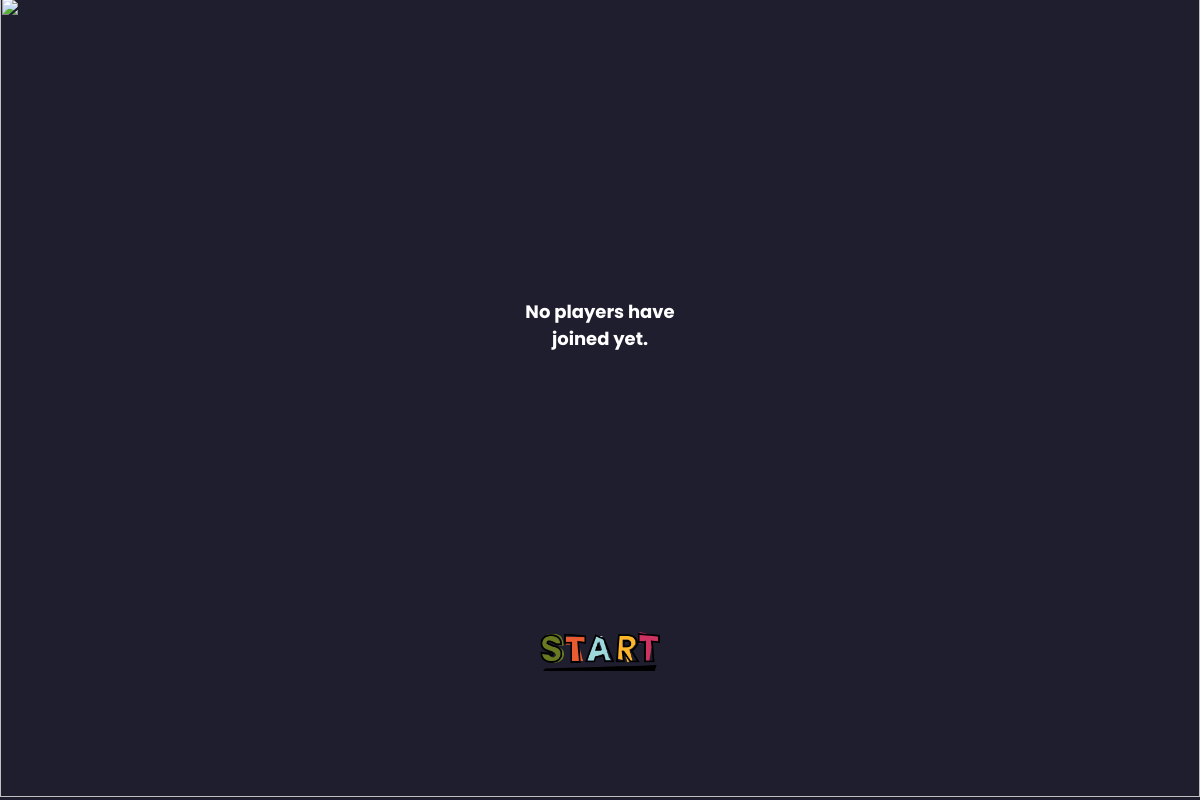
Before: /lobby/ with the older database file.
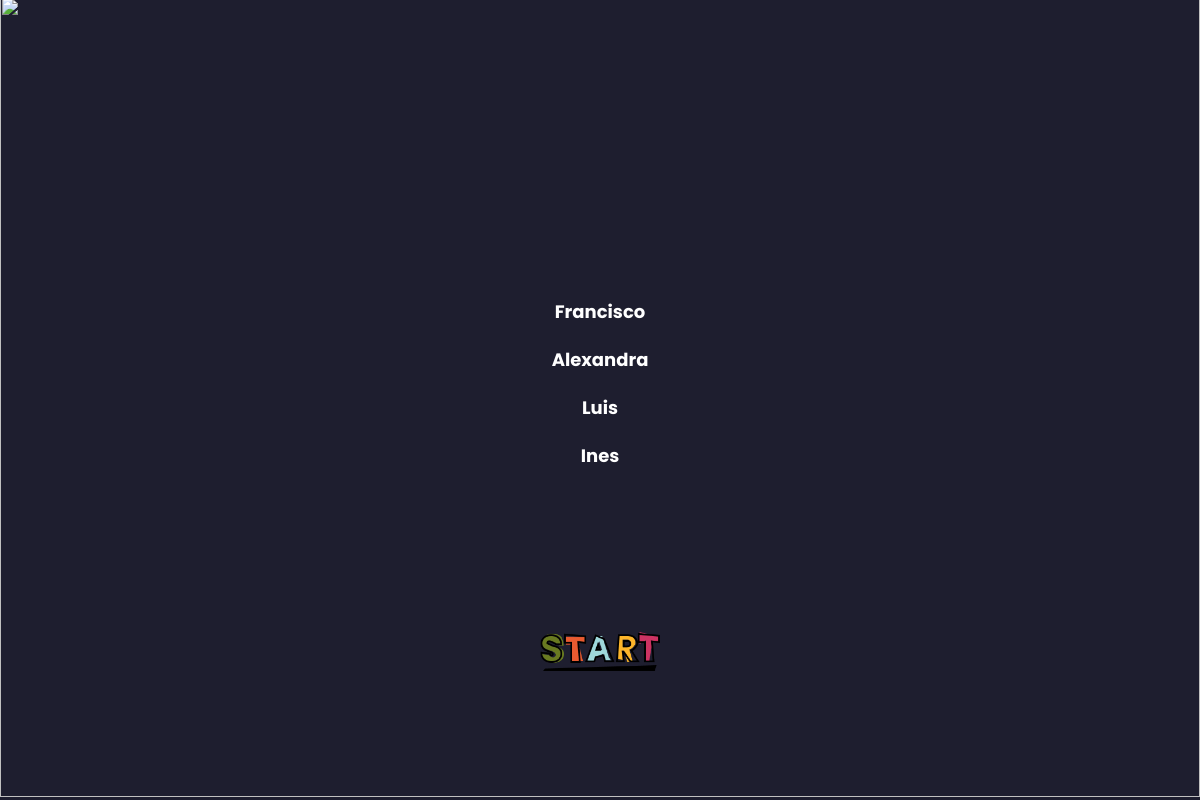
After: the same page with the newer database file.
### interface/models.py (models this page shows, shortened)
class Player(models.Model):
    id = models.AutoField(primary_key=True)
    name = models.CharField(max_length=50)
    character = models.ForeignKey(Character, on_delete=models.CASCADE, null=True)
    discovered_rooms = models.ManyToManyField(Room, related_name='player', blank=True)
    current_room = models.ForeignKey(Room, on_delete=models.SET_NULL, null=True, blank=True, related_name='current_player')

### interface/views.py (the view)
# urls.py: path('lobby/', views.render_lobby_view),
@csrf_exempt
def render_lobby_view(request):
    players = Player.objects.all()
    return render(request, 'lobby.html', {'players': players})

### interface/templates/lobby.html (shortened to what this page needs)
<!DOCTYPE html>
{% load static %}
<html lang="pt">
<head>
    <link rel="stylesheet" type="text/css" href="{% static 'css/lobby.css' %}">
</head>
<body>
    <div class="background">
        <img src="{% static 'images/Lobby.png' %}">
    </div>
    <div class="lobby-container">
        <div class="player-list">
            <ul id="players">
                {% for player in players %}
                    <li>{{ player.name }}</li>
                {% empty %}
                    <li>No players have joined yet.</li>
                {% endfor %}
            </ul>
        </div>
        <button id="start-game" onClick="onClick()"></button>
    </div>
</body>
</html>

### interface/static/css/lobby.css (style rules this page uses)
* { margin: 0; }
body { display: flex; justify-content: center; align-items: center; flex-direction: column; background-color: #1e1e2f; height: 100vh; overflow: hidden; font-family: Poppins; }
.background { z-index: 0; position: relative; }
.background img { width: 100vw; height: 100vh; }
.lobby-container { top: 35vh; text-align: center; width: 50%; position: absolute; z-index: 1; height: 50%; }
.player-list { padding: 0.5rem; border-radius: 4px; margin-bottom: 1rem; height: 40vh; }
.player-list ul { list-style-type: none; padding: 0; margin: 0; display: flex; flex-direction: column; align-items: center; }
.player-list ul li { padding: 0.4rem; margin: 0.25rem 0; border-radius: 4px; width: 200px; align-items: center; color: white; font-size: 1.5vw; font-weight: bold; }
button { background-image: url('../../static/images/start.png'); width: 100vw; height: 100vh; background-color: #f5f5f500; border: none; width: 10vw; height: 7vh; cursor: pointer; transition: box-shadow 0.2s ease, transform 0.2s ease; background-repeat: no-repeat; background-size: contain; }

Changed rows visible on the page:
added Player: name "Francisco"
added Player: name "Alexandra"
added Player: name "Luis"
added Player: name "Ines"
Other visible differences:
text no longer shown: "No players have joined yet."
